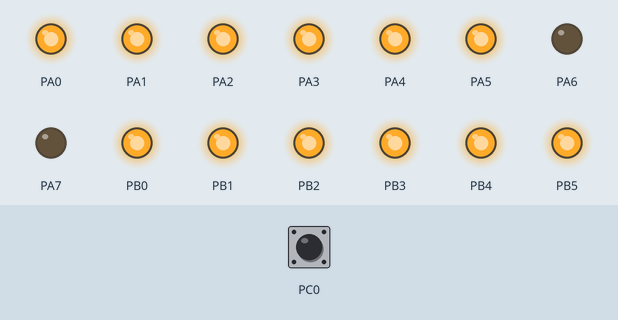
Simulated run of this program. Board: ATmega32, built with avr-gcc and emulated at 16 MHz. On the bench: output pins drawn as LEDs (lit = HIGH). The inputs (shaded band) are chosen by the test bench; at power-on: PC0 HIGH.

Above: at 0.1 s.
Timing chart, 0 to 1.6 s (numbered marks = the images above):
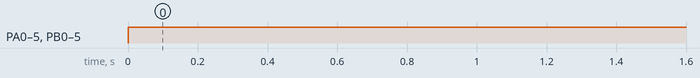

Measured:
- by itself, PA0–5, PB0–5: LOW → HIGH at 0.00 s

The program:

main.c
```c
/*
 * GccApplication1.c
 *
 * Created: 4/17/2020 2:30:52 AM
 * Author : User™
 */

#define F_CPU 16000000UL
#include <avr/io.h>
#include <util/delay.h>


unsigned char Lut[]={0b0111111,0b0000110,0b1011011,0b1001111,0b1100110,0b1101101,0b1111101,0b0000111,0b1111111,0b11111011};//m4 3aref 2zobot m3 el keet

int main(void)
{
	char i=0;
	DDRA=0xff;// 7leha out
	PORTA=Lut[0];//23red f el 2wel 0
	DDRB=0xff;// 7leha out
	PORTB=Lut[0];//23red f el 2wel 0
    // f3al el input resrstanse 2w pull up inside
	DDRC=0x00;
	PORTC=0x01;
    while (1)
    {  i++;
		if((PORTC&0x01)==0x01)
		i=0;
		PORTA=Lut[i%10];//23red el a7aaaad
		PORTB=Lut[i/10];//23red el 34raaaat
		while((PINC&0x01)==0x00)//22fel 2wel ma 2seeeb
		{

		}
    }
}
```
